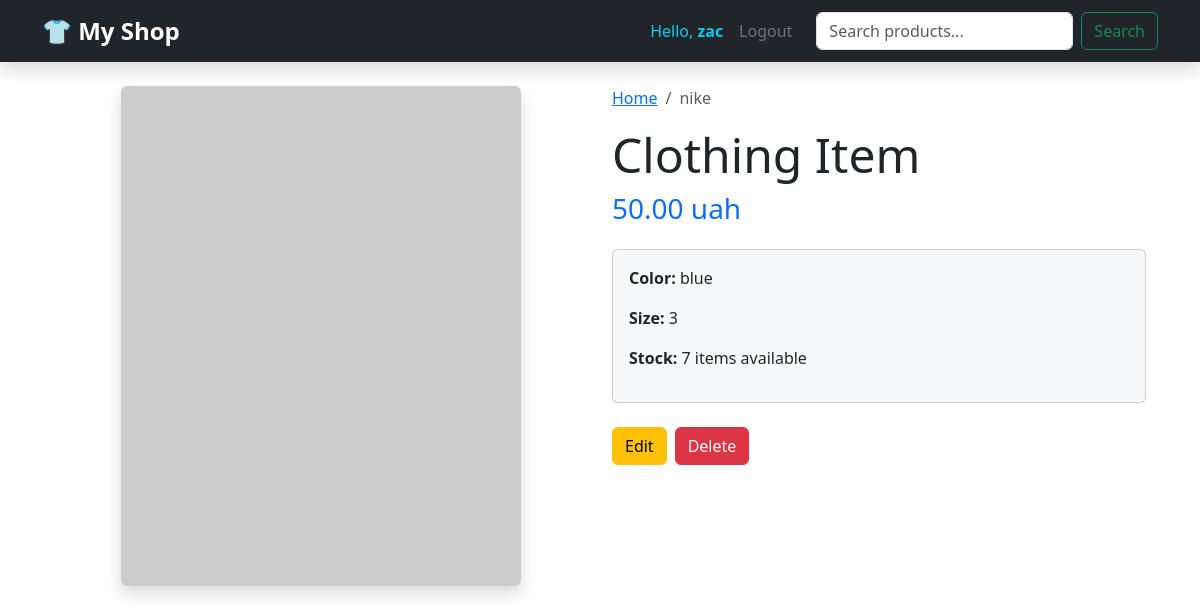
The page /cloth/1/ (signed in) on the database its author committed.
### login/models.py (models this page shows, shortened)
class CustomUser(AbstractUser):
    avatar = models.ImageField(
        upload_to="avatars/",
        blank=True,
        null=True
    )

### clothing_shop/models.py (models this page shows, shortened)
class Cloth(models.Model):
    title = models.CharField(max_length=100, default="Clothing Item")
    cloth_color = models.CharField(max_length=30)
    size = models.IntegerField()
    price = models.DecimalField(max_digits=10, decimal_places=2, default=0)
    stock_quantity = models.PositiveIntegerField(default=0)
    is_available = models.BooleanField(default=True)
    category = models.CharField(
        max_length=20,
        choices=CATEGORY_CHOICES,
        default="T-SHIRTS"
    )
    brand = models.ForeignKey(
        ClothBrand,
        on_delete=models.CASCADE,
        related_name='items',
    )

class ClothBrand(models.Model):
    name = models.CharField(max_length=40)
    foundation_date = models.DateField()
    bio = models.TextField(null=True , blank=True)

### clothing_shop/views.py (the view)
# urls.py: path('cloth/<int:pk>/', views.cloth_detail, name='cloth_detail'),
def cloth_detail(request, pk):
    item = get_object_or_404(Cloth, pk=pk)
    return render(request, 'cloth_detail.html', {'item': item})

### templates/cloth_detail.html
{% extends "base.html" %}
{% block content %}
<div class="container mt-4">
    <div class="row">
        <div class="col-md-6 text-center">
            <img src="https://via.placeholder.com/400x500" class="img-fluid rounded shadow" alt="Item image">
        </div>
        <div class="col-md-6">
            <nav aria-label="breadcrumb">
                <ol class="breadcrumb">
                    <li class="breadcrumb-item"><a href="{% url 'cloth_list' %}">Home</a></li>
                    <li class="breadcrumb-item active">{{ item.brand.name }}</li>
                </ol>
            </nav>
            <h1 class="display-5">{{ item.title }}</h1>
            <p class="text-primary h3 mb-4">{{ item.price }} uah</p>
            <div class="card bg-light mb-4">
                <div class="card-body">
                    <p><strong>Color:</strong> {{ item.cloth_color }}</p>
                    <p><strong>Size:</strong> {{ item.size }}</p>
                    <p><strong>Stock:</strong> {{ item.stock_quantity }} items available</p>
                </div>
            </div>
            <div class="d-flex gap-2">
                <a href="{% url 'cloth_update' item.pk %}" class="btn btn-warning">Edit</a>
                <a href="{% url 'cloth_delete' item.pk %}" class="btn btn-danger">Delete</a>
            </div>
        </div>
    </div>
</div>
{% endblock %}

### templates/base.html (shortened to what this page needs)
<!DOCTYPE html>
<html lang="en">
<head>
    <link href="https://cdn.jsdelivr.net/npm/bootstrap@5.3.0/dist/css/bootstrap.min.css" rel="stylesheet">
</head>
<body>
    <nav class="navbar navbar-expand-lg navbar-dark bg-dark mb-4 shadow">
        <div class="container">
            <a class="navbar-brand" href="{% url 'cloth_list' %}">👕 My Shop</a>
            <div class="collapse navbar-collapse" id="navbarNav">
                <ul class="navbar-nav ms-auto">
                    {% if user.is_authenticated %}
                        <li class="nav-item">
                            <span class="nav-link text-info">Hello, <strong>{{ user.username }}</strong></span>
                        </li>
                        <li class="nav-item">
                            <form action="{% url 'logout' %}" method="post" style="display:inline;">
                                <button type="submit" class="nav-link border-0 bg-transparent text-secondary">Logout</button>
                            </form>
                        </li>
                    {% endif %}
                </ul>
                <form class="d-flex ms-3" action="{% url 'cloth_list' %}" method="get">
                    <input class="form-control me-2" type="search" name="q" placeholder="Search products..." aria-label="Search">
                    <button class="btn btn-outline-success" type="submit">Search</button>
                </form>
            </div>
        </div>
    </nav>
    <div class="container">
        {% block content %}
        {% endblock %}
    </div>
</body>
</html>

### templates/base.html (style rules this page uses)
.navbar-brand { font-weight: bold; font-size: 1.5rem; }
.nav-link { cursor: pointer; }

### rows shown on the page
CustomUser: username "zac"
Cloth: brand.name "nike", title "Clothing Item", price "50.00", cloth_color "blue", size "3", stock_quantity "7"
